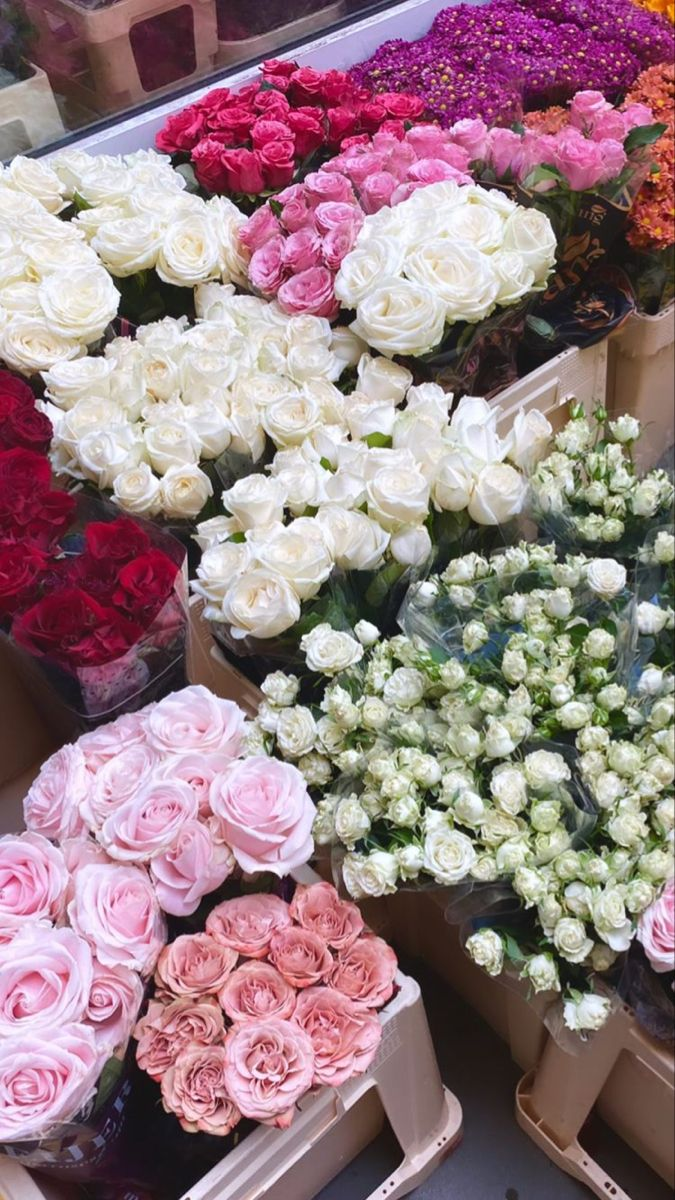
#> input picture bunga.jpg, 675 x 1200 px
$ python 'citra to binary.py'
#> lines starting #> are read from the running program, lines starting #| are printed output that depends on the picture; after the words box and inside, x2 and y2 are one past the last pixel; in counts of white or black regions, pixels touching at a corner belong together
import cv2

# Read the original image
original_image = cv2.imread('bunga.jpg', cv2.IMREAD_COLOR)
#> original_image is the input picture: shape (1200, 675, 3); mean B, G, R 130.5, 125.6, 151.7

# Read a grayscale image
im_gray = cv2.imread('bunga.jpg', cv2.IMREAD_GRAYSCALE)
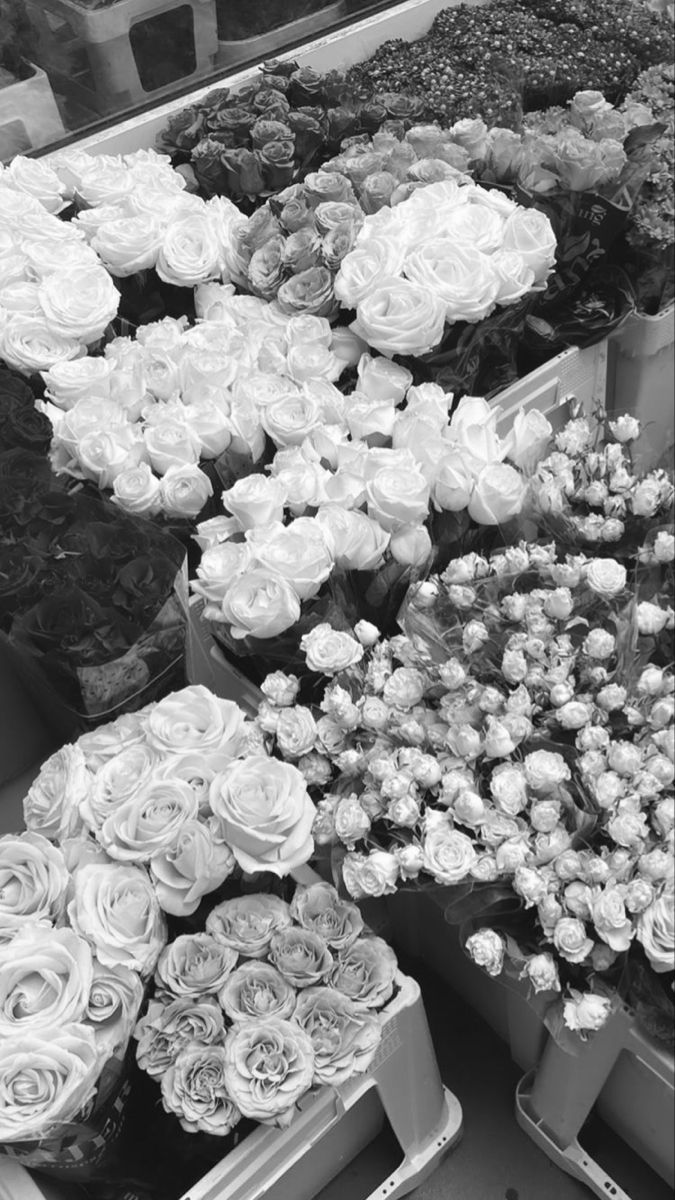
#> im_gray: shape (1200, 675); min 1, max 255, mean 133.9

# Convert grayscale image to binary
(thresh, im_bw) = cv2.threshold(im_gray, 128, 255, cv2.THRESH_BINARY | cv2.THRESH_OTSU)
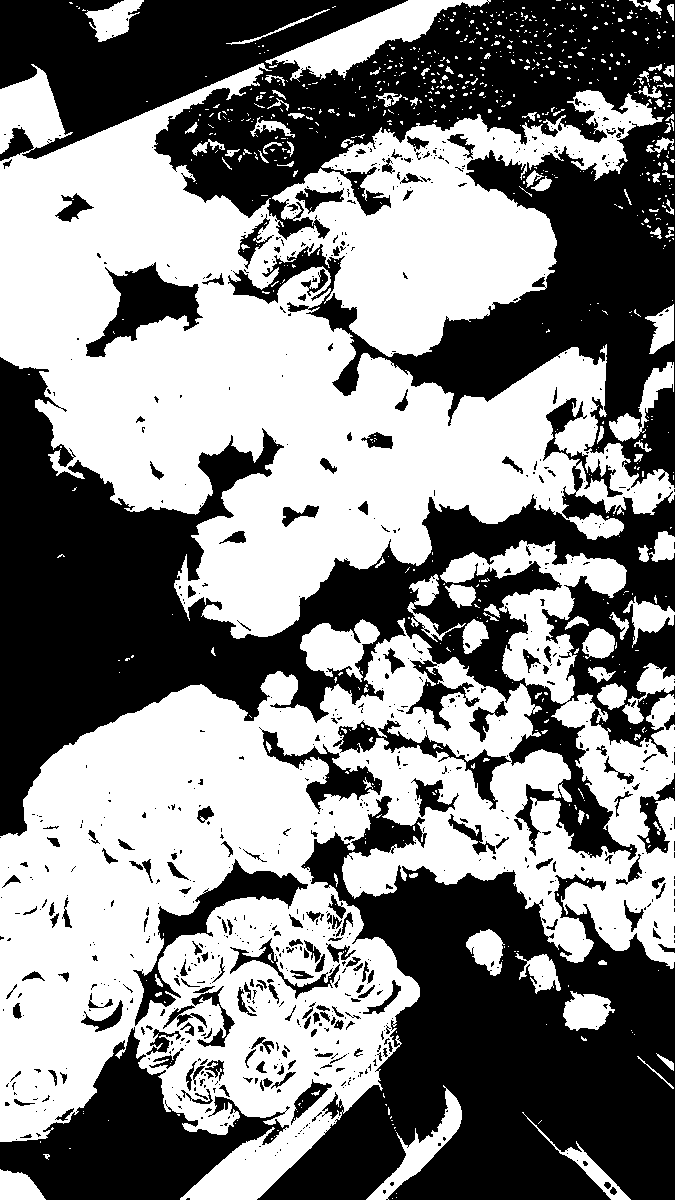
#> im_bw: shape (1200, 675); 52% white; 871 black regions (666 under 20 px), largest, box (x1, y1, x2, y2) and area: (0, 0, 675, 488) 130037, (0, 357, 675, 860) 112776, (257, 796, 675, 1200) 88082
#> thresh = 131
thresh = 128
im_bw = cv2.threshold(im_gray, thresh, 255, cv2.THRESH_BINARY)[1]
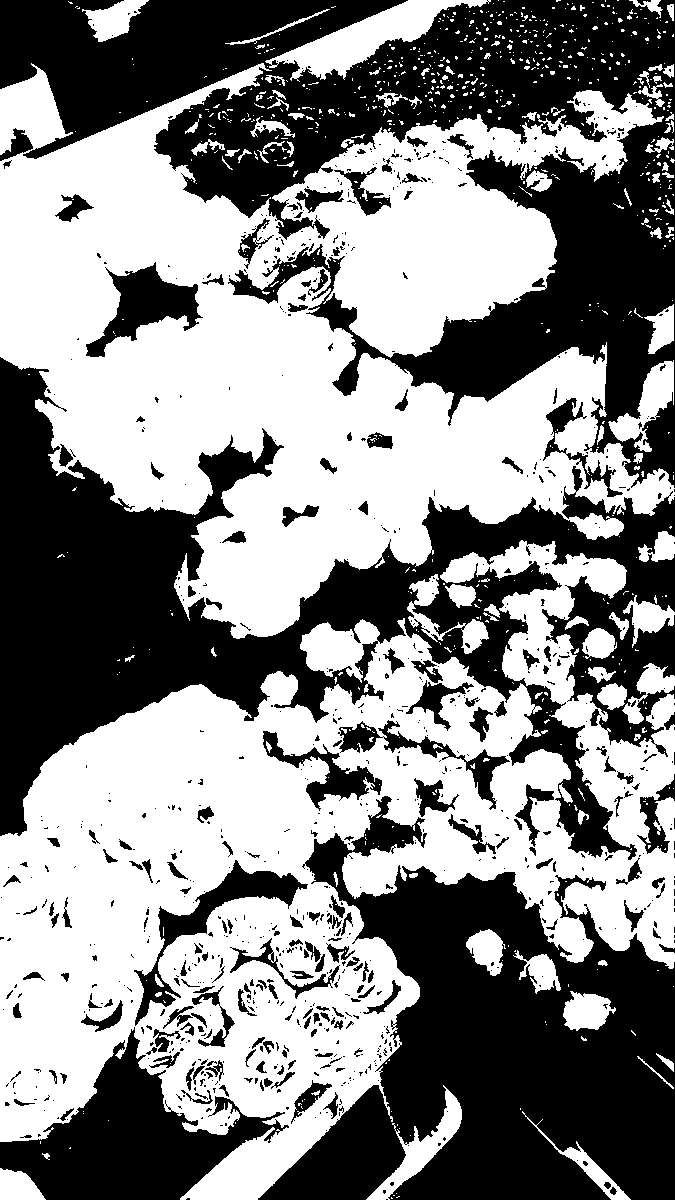
#> im_bw: shape (1200, 675); 52.9% white; 874 black regions (667 under 20 px), largest, box (x1, y1, x2, y2) and area: (0, 0, 675, 488) 125872, (0, 357, 675, 860) 107794, (258, 796, 675, 1200) 87201

cv2.imshow('Original Image', original_image)
cv2.imshow('Grayscale to Binary', im_bw)
cv2.waitKey(0)

# Close all windows
cv2.destroyAllWindows()

$ run again, with apel 2.jpeg copied over bunga.jpg
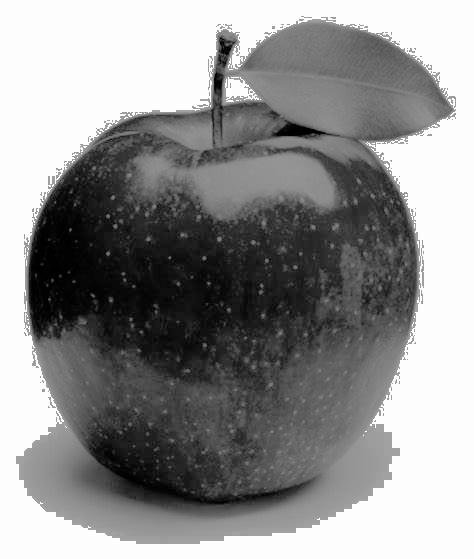
#> input picture apel 2.jpeg, 474 x 559 px
#> original_image is the input picture: shape (559, 474, 3); min 0, max 255, mean 144.6
#> `(thresh, im_bw) = cv2.threshold(im_gray, 128, 255, cv2.THRESH_BINARY |..`:
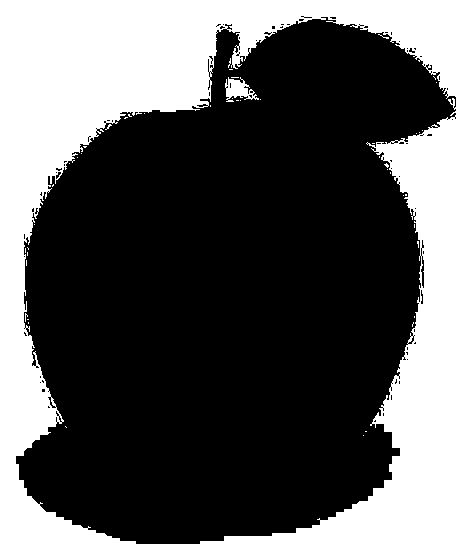
#> im_bw: shape (559, 474); 37% white; 47 white regions (45 under 20 px), largest, box (x1, y1, x2, y2) and area: (0, 0, 474, 559) 97485, (225, 77, 259, 102) 428
#> thresh = 166
#> `im_bw = cv2.threshold(im_gray, thresh, 255, cv2.THRESH_BINARY)[1]`:
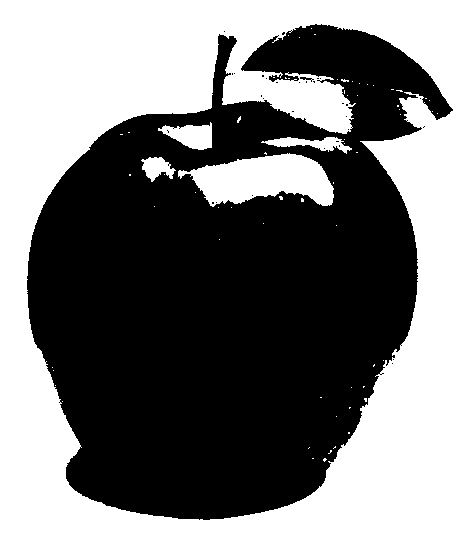
#> im_bw: shape (559, 474); 49.7% white; 67 white regions (62 under 20 px), largest, box (x1, y1, x2, y2) and area: (0, 0, 474, 559) 124175, (178, 153, 334, 207) 5245, (158, 122, 212, 150) 909, (261, 137, 352, 154) 684, (141, 157, 176, 182) 501
